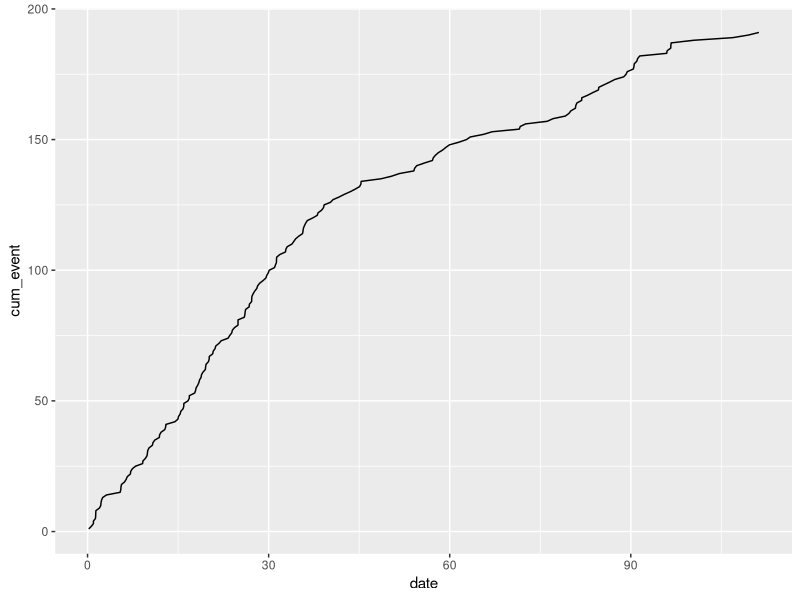
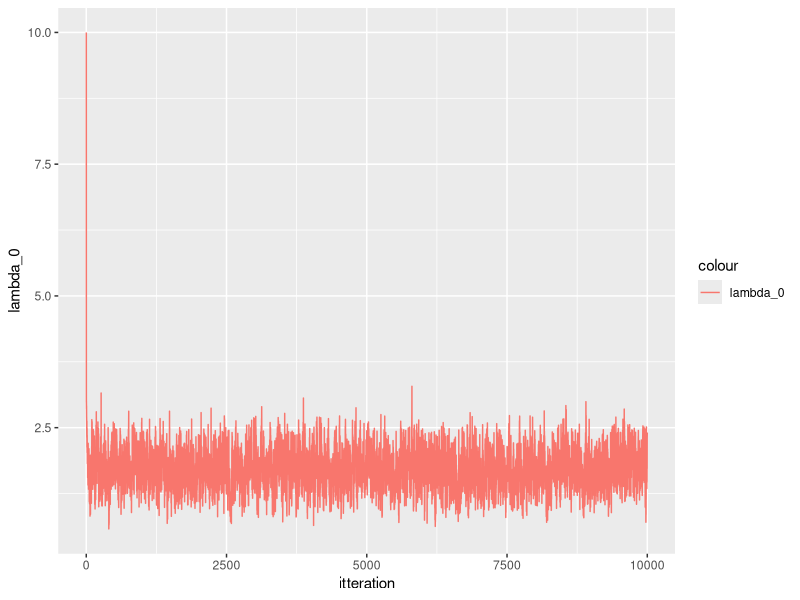
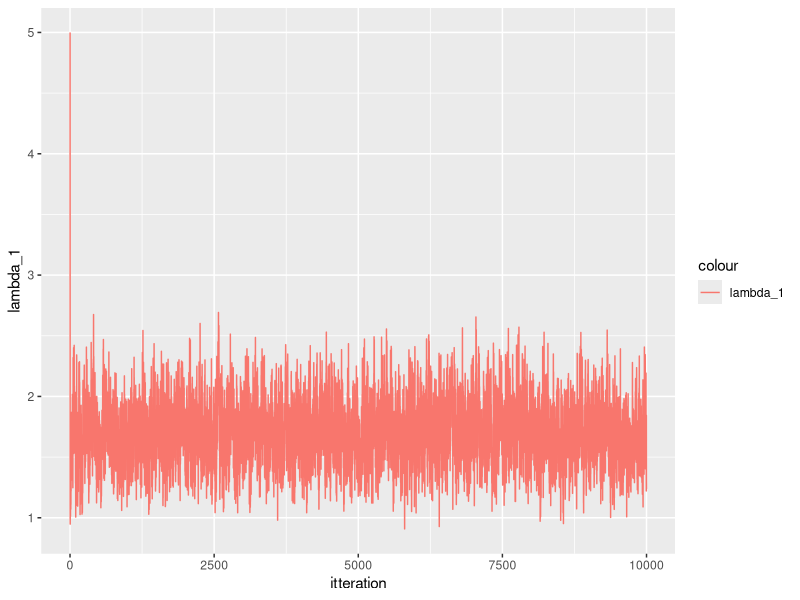
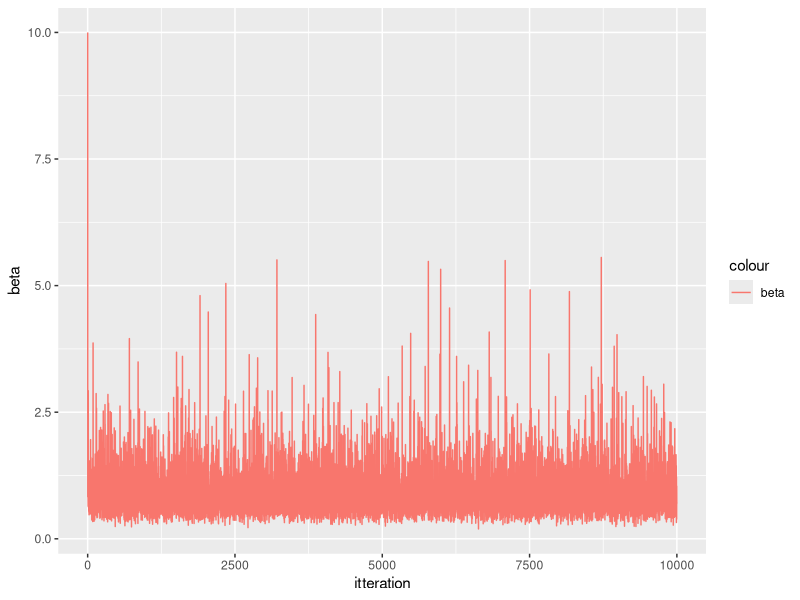
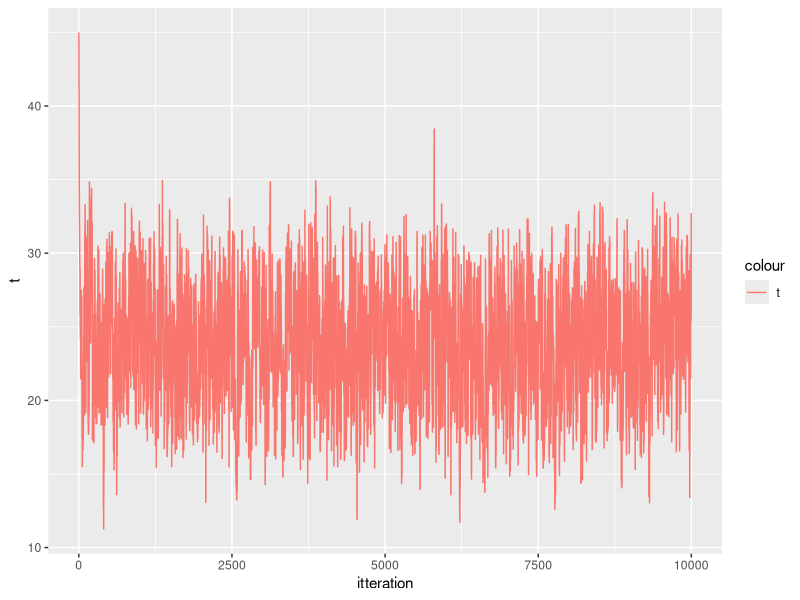
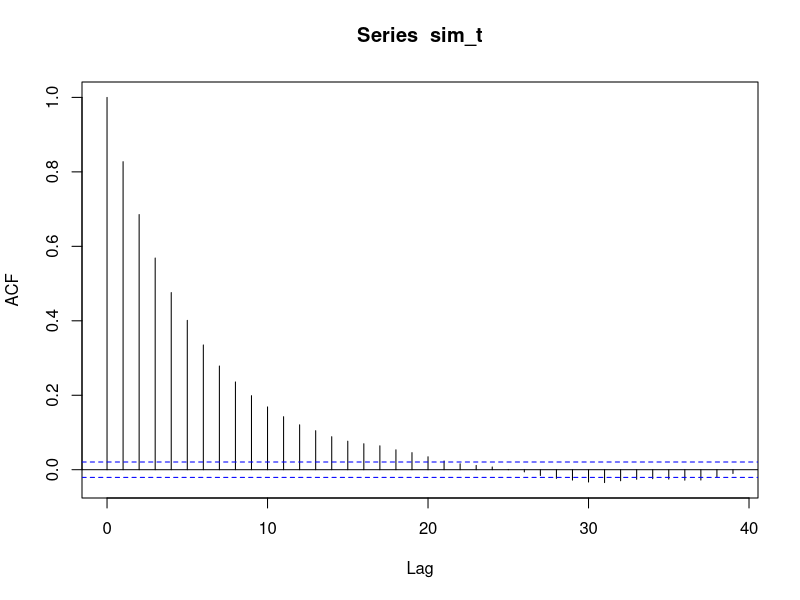

Reproduce these figures in R, in order.
#implemetn MCMC


# Want Q to be a random walk


# f_cond_beta <- function(beta, lambda_0, lambda_1){
#   return(exp(-1/beta * (lambda_0 + lambda_1 + 1))*(1/beta)^5)
# }

f_cond_t <- function(beta, lambda_0, lambda_1, y_0, y_1){
  return(lambda_0^{y_0+1} *lambda_1^{y_1+1}*exp(-t* (lambda_0 - lambda_1 )))
}

MH_alg <- function(n,data, t_0,t_2, t, lambda_0,lambda_1, beta, sigma){

  y_0 = sum(data[date <t]$event)
  y_1 = sum(data[date>= t]$event)
  y_0
  y_1
  results <- matrix(nrow = n, ncol = 4)
  results[1, 1:4] <- c(t, lambda_0, lambda_1, beta)
  for(i in 2:n){
    results[2:10, 1:4]
    #print("t")
    #print(results[i-1,1])
    y_0 = sum(data[date <results[i-1,1]]$event)
    y_1 = sum(data[date>= results[i-1,1]]$event)
    #print(i)
    #gibs step
    
    lambda_0 <- rgamma(1, (y_0 + 2 ), scale= (1/(t - t_0 + 1/beta))) #stemmer shape param?
    lambda_1 <- rgamma(1, (y_1 + 2 ), scale=(1/(t_2 - t + 1/beta))) #stemmer shape param?
    lambda_0
    lambda_1
    beta_tilde <- rgamma(1, 6, scale = 1/(lambda_0 + lambda_1 + 1))
    beta <- 1/beta_tilde
    beta
    results[i, 2:4] <- c( lambda_0, lambda_1, beta)
    
    #MH step
    
    t_old <- results[i-1, 1]
    t_new <- rnorm(1, t_old, sigma)
    t_new
    ## acceptannce prob
    a <- min(1, (lambda_0^{y_0+1} *lambda_1^{y_1+1}*exp(-t_new *(lambda_0 - lambda_1 )))/(lambda_0^{y_0+1} *lambda_1^{y_1+1}*exp(-t_old *(lambda_0 - lambda_1 ))))
    a
    u <- runif(1)
    u
    if (u< a){
      results[i, 1] <-  t_new
    } else{
      results[i,1] <- t_old
      }
  }
  return (results)
}


library(boot)
library(data.table)
library(tidyr)
library(ggplot2)

data <- as.data.table(coal)
data[, event:= 1]
data[, cum_event := cumsum(event)]
data[, date := date- 1851]
q <- ggplot(data = data, aes(x = date, y = cum_event))
q <- q + geom_line()
q

t = 45

lambda_0 <- 10 #135/50
lambda_1 <- 5 #56/50
beta = 10

n = 10000
t_0 = 0
t_2 = 112 #maybe should be 1963? 
sigma = 3

sim_MH <- MH_alg(n,data, t_0, t_2, t, lambda_0,lambda_1, beta, sigma)

sim_MH <- as.data.table(sim_MH)

setnames(sim_MH, c("t", "lambda_0", "lambda_1", "beta"))

sim_MH[, itteration := seq(1:n)]
sim_MH

q <- ggplot(data = sim_MH, aes(x = itteration) )
q <- q + geom_line(aes(y = lambda_0, colour = "lambda_0"))
q
q <- ggplot(data = sim_MH, aes(x = itteration) )
q <- q + geom_line(aes(y = lambda_1, colour = "lambda_1"))
q
q <- ggplot(data = sim_MH, aes(x = itteration) )
q <- q + geom_line(aes(y = beta, colour = "beta"))
q
q <- ggplot(data = sim_MH, aes(x = itteration) )
q <- q + geom_line(aes(y = t, colour = "t"))
q
#only beta has a burn in period! kind of

summary(sim_MH)
2.92*45 + 0.92*(112-45)
#seems very reasonable!! 


##Looking at the acf of t

burnin <- 1000

sim_t <- sim_MH$t[burnin:n]

acf(sim_t)
